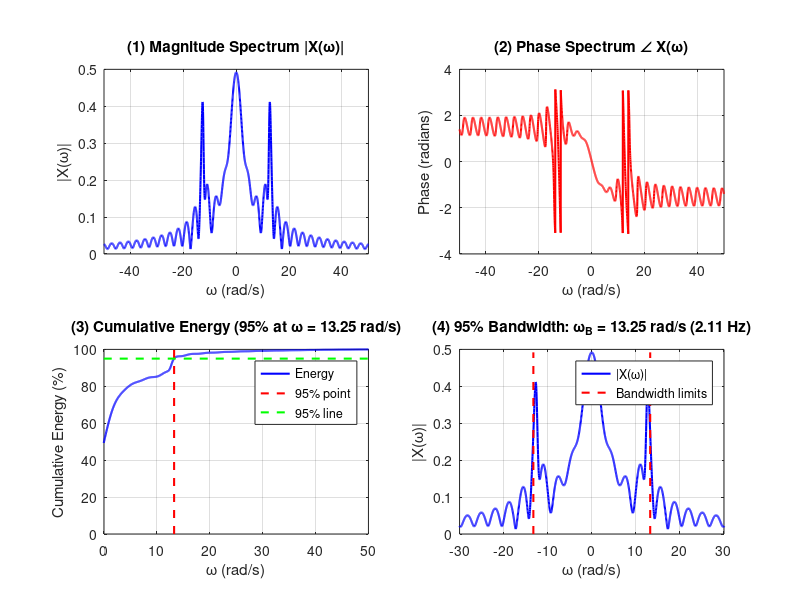

Reproduce this figure in MATLAB.
% Question 1
clear all; close all; clc;

% Part (b) - Compute Fourier Transform
w = linspace(-50, 50, 3000);

% First part: e^(-2t) from 0 to 2
X1 = (1 - exp(-(2 + 1j*w)*2)) ./ (2 + 1j*w);

% Second part: damped cosine from 2 to infinity
X2 = 0.5 * (exp(-(0.5 + 1j*(w - 4*pi))*2) ./ (0.5 + 1j*(w - 4*pi)) +...
            exp(-(0.5 + 1j*(w + 4*pi))*2) ./ (0.5 + 1j*(w + 4*pi)));
X = X1 + X2;

figure('Name', 'Question 1', 'Position', [100, 100, 1200, 900]);
subplot(2,2,1);
plot(w, abs(X), 'b-', 'LineWidth', 1.5);
title('(1) Magnitude Spectrum |X(\omega)|');
xlabel('\omega (rad/s)');
ylabel('|X(\omega)|');
grid on;
xlim([-50, 50]);

% Plot 2: Phase Spectrum
subplot(2,2,2);
plot(w, angle(X), 'r-', 'LineWidth', 1.5);
title('(2) Phase Spectrum \angle X(\omega)');
xlabel('\omega (rad/s)');
ylabel('Phase (radians)');
grid on;
xlim([-50, 50]);

% Part (c) - 95% Energy Bandwidth
E_total = trapz(w, abs(X).^2);
% cumulative energy
E_cum = cumtrapz(w, abs(X).^2);
% Find frequency where cumulative energy reaches 95%
B = 0;
for i = 1:length(w)
    if E_cum(i) >= 0.95 * E_total
        B = w(i);
        break;
    end
end

% Plot 3: Cumulative Energy
subplot(2,2,3);
plot(w, E_cum/E_total*100, 'b-', 'LineWidth', 1.5);
hold on;
plot([B B], [0 100], 'r--', 'LineWidth', 1.5);
plot([-50 50], [95 95], 'g--', 'LineWidth', 1.5);
xlabel('\omega (rad/s)');
ylabel('Cumulative Energy (%)');
title(sprintf('(3) Cumulative Energy (95%% at ω = %.2f rad/s)', B));
legend('Energy', '95% point', '95% line', 'Location', 'best');
grid on;
xlim([0, 50]);

% Plot 4: Magnitude Spectrum with Bandwidth Marked (Zoomed)
subplot(2,2,4);
plot(w, abs(X), 'b-', 'LineWidth', 1.5);
hold on;
plot([B B], [0 max(abs(X))], 'r--', 'LineWidth', 1.5);
plot([-B -B], [0 max(abs(X))], 'r--', 'LineWidth', 1.5);
xlabel('\omega (rad/s)');
ylabel('|X(\omega)|');
title(sprintf('(4) 95%% Bandwidth: ω_B = %.2f rad/s (%.2f Hz)', B, B/(2*pi)));
legend('|X(\omega)|', 'Bandwidth limits', 'Location', 'best');
grid on;
xlim([-30, 30]);
